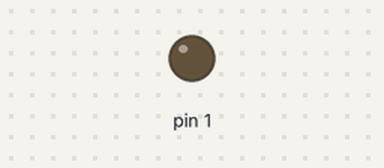
Simulated run of this sketch. Board: Arduino Uno, built with avr-gcc and run on an emulated ATmega328P. Shown: output pins drawn as LEDs (lit = HIGH).

Above: at 2.1 s.
At 41.1 s:
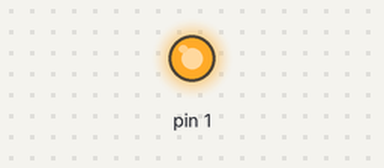
Timing chart, 0 to 42.0 s (numbered marks = the images above):
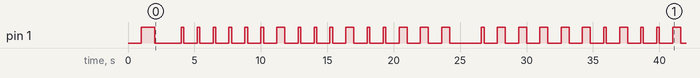

Measured:
- by itself, pin 1: HIGH → LOW at 2.0 s, → HIGH 2.0 s later, → LOW 0.20 s later, → HIGH 1.0 s later, … (55 changes in this stretch)

The sketch:

morse.ino
```cpp
#include <avr/io.h>
#include <util/delay.h>
#include <string.h>
#include <stdlib.h>

static const struct { char letter, *code; }
MorseMap[] =
{
  { 'A', ".-" },
  { 'B', "-..." },
  { 'C', "-.-." },
  { 'D', "-.." },
  { 'E', "." },
  { 'F', "..-." },
  { 'G', "--." },
  { 'H', "...." },
  { 'I', ".." },
  { 'J', ".---" },
  { 'K', "-.-" },
  { 'L', ".-.." },
  { 'M', "--" },
  { 'N', "-." },
  { 'O', "---" },
  { 'P', ".--." },
  { 'Q', "--.-" },
  { 'R', ".-." },
  { 'S', "..." },
  { 'T', "-" },
  { 'U', "..-" },
  { 'V', "...-" },
  { 'W', ".--" },
  { 'X', "-..-" },
  { 'Y', "-.--" },
  { 'Z', "--.." },
  { ' ', " " }, //Gap between word, seven units
  { '1', ".----" },
  { '2', "..---" },
  { '3', "...--" },
  { '4', "....-" },
  { '5', "....." },
  { '6', "-...." },
  { '7', "--..." },
  { '8', "---.." },
  { '9', "----." },
  { '0', "-----" },
  { '.', "·–·–·–" },
  { ',', "--..--" },
  { '?', "..--.." },
  { '!', "-.-.--" },
  { ':', "---..." },
  { ';', "-.-.-." },
  { '(', "-.--." },
  { ')', "-.--.-" }
};


void setup() {
  pinMode(1, OUTPUT);
  delay(1000);
  digitalWrite(1,HIGH);
  delay(1000);
  digitalWrite(1, LOW);
}


void convertToMorse(const char* msg, char output[1000], size_t sizeOutput){
    output[0] = '\0';
    char* morseCode;

    for(size_t i=0; i<strlen(msg); i++){
        char c = toupper(msg[i]);
        if(c == ' '){
            morseCode = " ";
        }else{
            morseCode = NULL;
            for(size_t j=0; j< sizeof(MorseMap) / sizeof(MorseMap[0]); j++){
                if(MorseMap[j].letter == c){
                    morseCode = MorseMap[j].code;
                    break;
                }
            }
            if(morseCode == NULL) morseCode = "";
        }
        strncat(output, morseCode, sizeOutput - strlen(output)-1);
    }
}

void play(const char morse[1000]){
  for(int i=0; morse[i] != '\0'; i++){

    switch(morse[i]){
      case '.':
        digitalWrite(1, HIGH);
        delay(200);
        digitalWrite(1, LOW);
        delay(1000);
        break;
      case '-':
        digitalWrite(1, HIGH);
        delay(600);
        digitalWrite(1, LOW);
        delay(1000);
        break;
      case ' ':
        delay(400);
        delay(1000);
        break;
    }
  }
  return;
}

void loop() {
  delay(2000);
  char morseOutput[1000];
  const char* input = "HELLO WORLD";

  convertToMorse(input, morseOutput, sizeof(morseOutput));
  for (int i = 0; morseOutput[i] != '\0'; i++) {
    play(&morseOutput[i]); // Transmit each letter
    delay(600); // Delay between letters
  }
}
```
